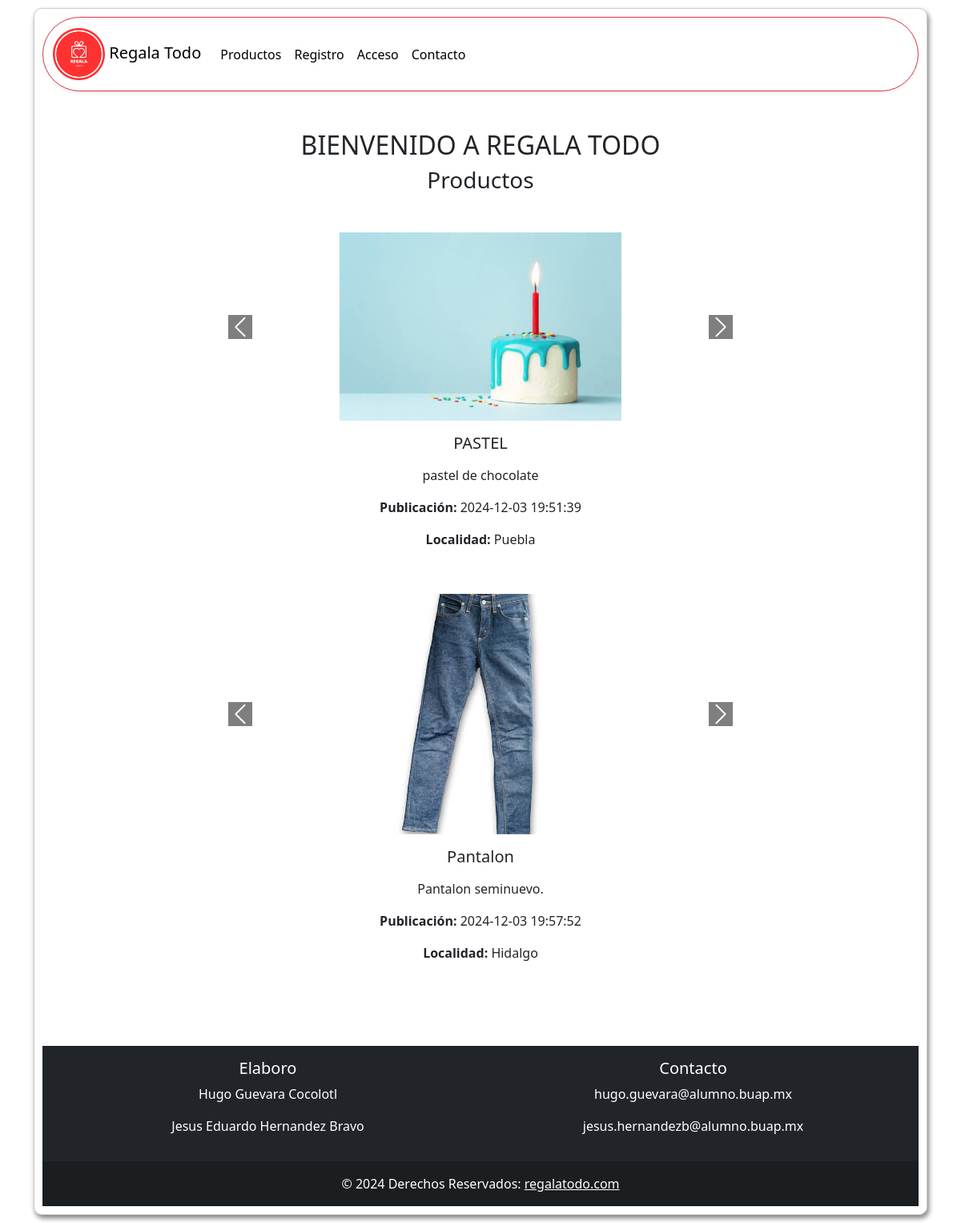
The page /consultaInternauta.php on the database its author committed.
### tables this page shows
CREATE TABLE `imagenesarticulo` (
  `idImagenesArticulo` int(11) NOT NULL,
  `ruta` varchar(45) NOT NULL,
  `id_Articulo` int(11) NOT NULL
);

CREATE TABLE `articulo` (
  `idArticulo` int(11) NOT NULL,
  `nombre` varchar(45) NOT NULL,
  `descripcion` varchar(45) NOT NULL,
  `disponibilidad` int(11) NOT NULL DEFAULT 0,
  `localidad` varchar(45) NOT NULL,
  `publicacion` datetime NOT NULL,
  `id_Cliente` int(11) NOT NULL
);

### vistaProductos.php (the view, shortened to what this page needs)
<?php
$query = "SELECT * FROM articulo WHERE disponibilidad != 1";
$conexion = mysqli_connect("localhost", "root", "", "regalatodo");
$result = mysqli_query($conexion, $query);
if (mysqli_num_rows($result) > 0) {
  while ($row = mysqli_fetch_array($result)) {
    $idArticulo = $row['idArticulo'];
    $queryImagenes = "SELECT * FROM imagenesarticulo WHERE id_Articulo = $idArticulo";
    $resultImagenes = mysqli_query($conexion, $queryImagenes);
    echo '<div class="mb-4 w-100">';
    echo '<div id="carouselArticulo' . $row['idArticulo'] . '" class="carousel slide" data-bs-ride="carousel">
                <div class="carousel-inner">';
    $isActive = true;
    while ($rowImagenes = mysqli_fetch_array($resultImagenes)) {
      echo '<div class="carousel-item' . ($isActive ? ' active' : '') . '">
                    <img src="imagenes/' . $rowImagenes['ruta'] . '" class="d-block mx-auto w-50" style="max-height: 300px; object-fit: cover;" alt="Imagen del artículo">
                  </div>';
      $isActive = false;
    }
    echo '</div>';
    echo '<button class="carousel-control-prev" type="button" data-bs-target="#carouselArticulo' . $row['idArticulo'] . '" data-bs-slide="prev">
                <span class="carousel-control-prev-icon" aria-hidden="true"></span>
                <span class="visually-hidden">Previous</span>
              </button>
              <button class="carousel-control-next" type="button" data-bs-target="#carouselArticulo' . $row['idArticulo'] . '" data-bs-slide="next">
                <span class="carousel-control-next-icon" aria-hidden="true"></span>
                <span class="visually-hidden">Next</span>
              </button>
            </div>';
    echo '<div class="px-3 py-3">
                <h5 class="mb-3">' . $row['nombre'] . '</h5>
                <p class="mb-3">' . $row['descripcion'] . '</p>
                <p><strong>Publicación:</strong> ' . $row['publicacion'] . '</p>
                <p><strong>Localidad:</strong> ' . $row['localidad'] . '</p>
              </div>';
    echo '</div>';
  }
}

### css/style.css (style rules this page uses)
.carousel-control-prev-icon, .carousel-control-next-icon { background-color: black; border: 1px solid white; }

### rows shown on the page
articulo: nombre "PASTEL", descripcion "pastel de chocolate", publicacion "2024-12-03 19:51:39", localidad "Puebla"
imagenesarticulo: ruta (picture)
articulo: nombre "Pantalon", descripcion "Pantalon seminuevo.", publicacion "2024-12-03 19:57:52", localidad "Hidalgo"
imagenesarticulo: ruta (picture)
